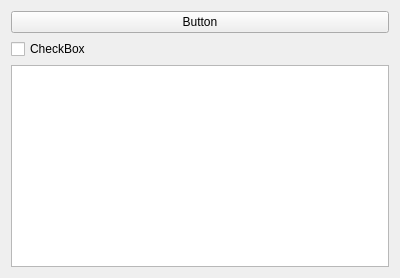
<?xml version="1.0" encoding="UTF-8"?>
<ui version="4.0">
 <class>Form</class>
 <widget class="QWidget" name="Form">
  <property name="geometry">
   <rect>
    <x>0</x>
    <y>0</y>
    <width>400</width>
    <height>278</height>
   </rect>
  </property>
  <property name="windowTitle">
   <string>Form</string>
  </property>
  <layout class="QVBoxLayout" name="verticalLayout">
   <item>
    <widget class="QPushButton" name="pushButton">
     <property name="text">
      <string>Button</string>
     </property>
    </widget>
   </item>
   <item>
    <widget class="QCheckBox" name="checkBox">
     <property name="text">
      <string>CheckBox</string>
     </property>
    </widget>
   </item>
   <item>
    <widget class="QListView" name="listView"/>
   </item>
  </layout>
 </widget>
 <resources/>
 <connections/>
</ui>
